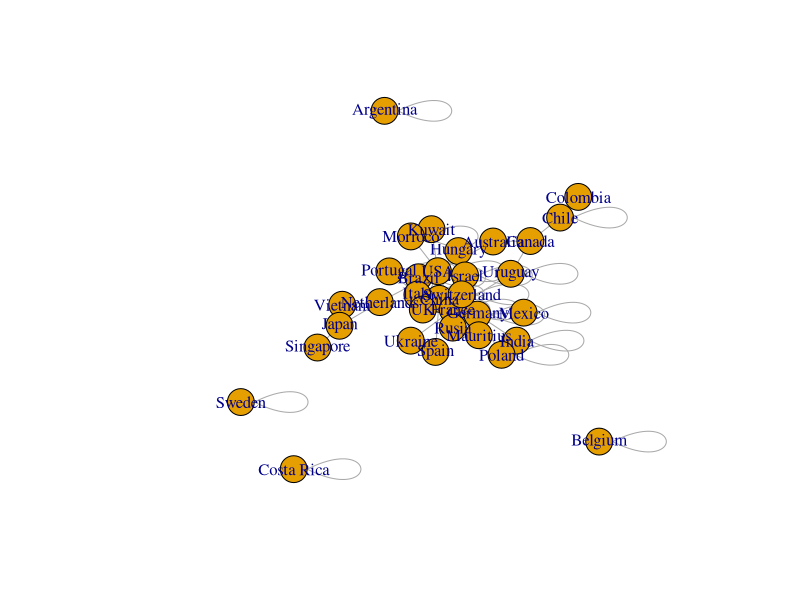
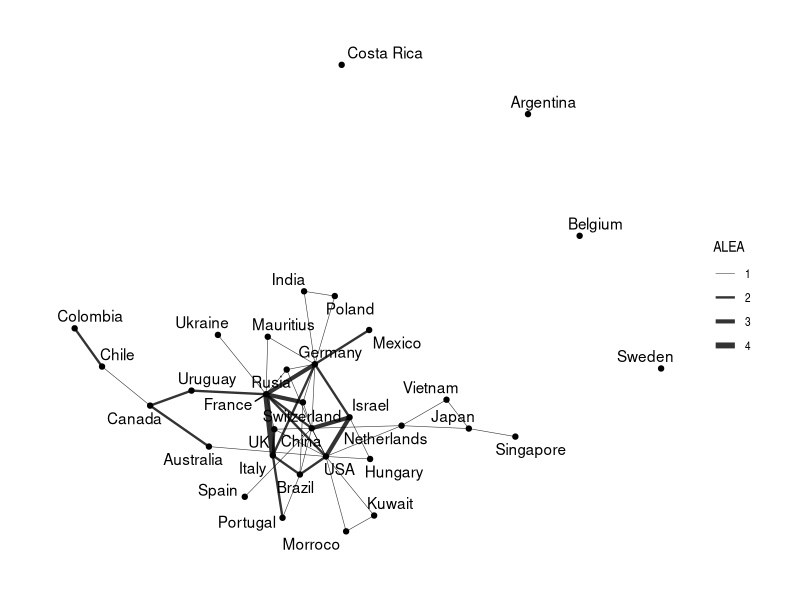
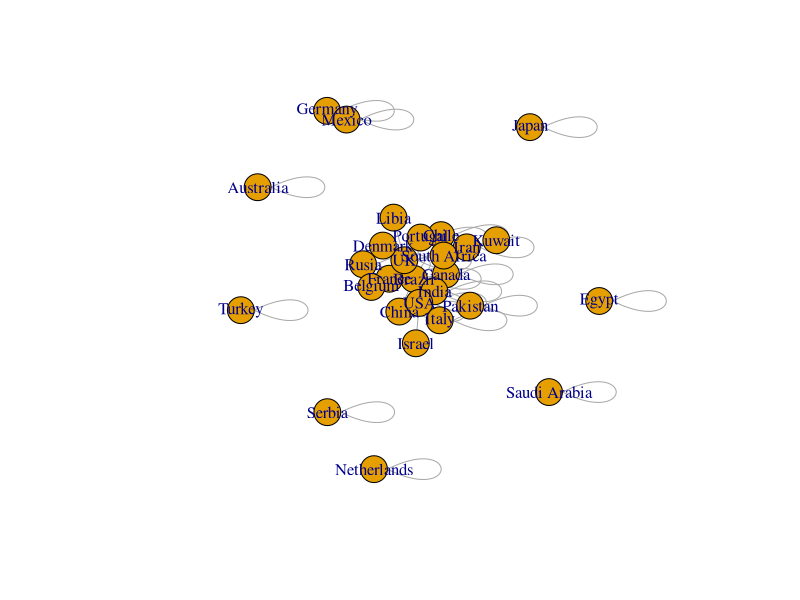
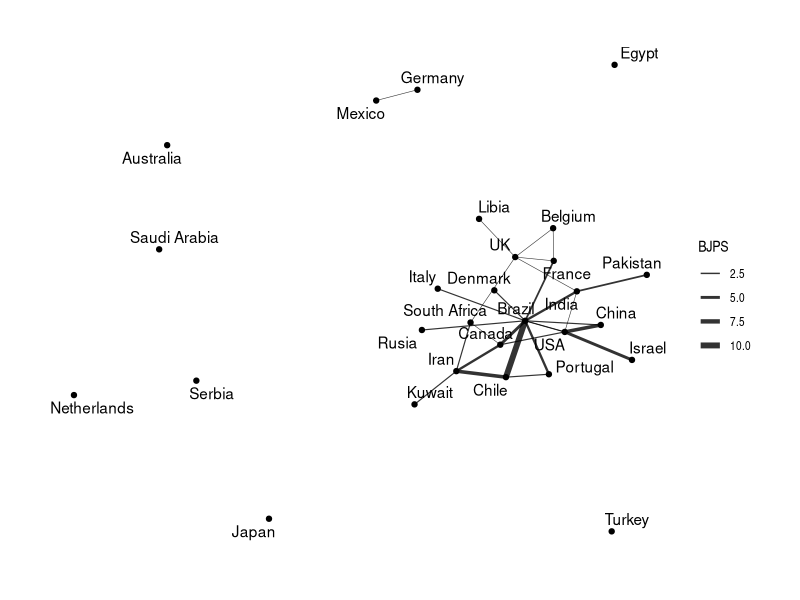
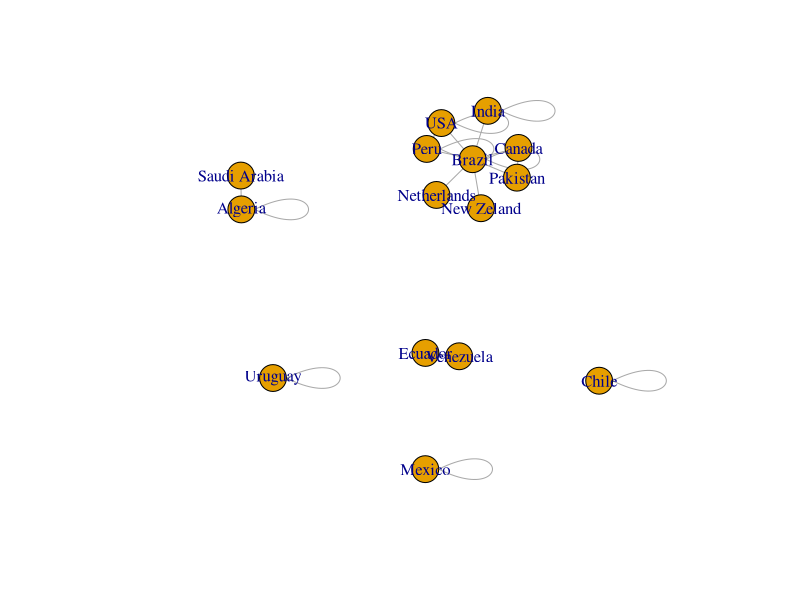
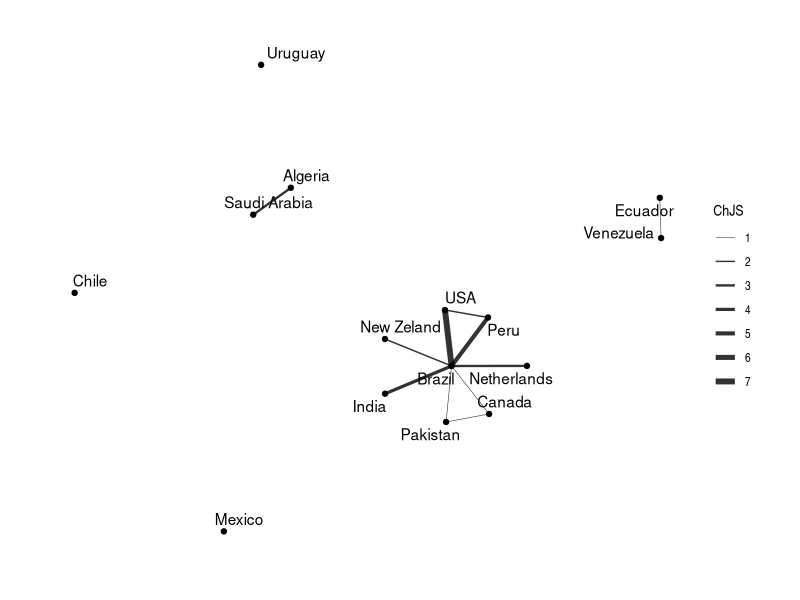
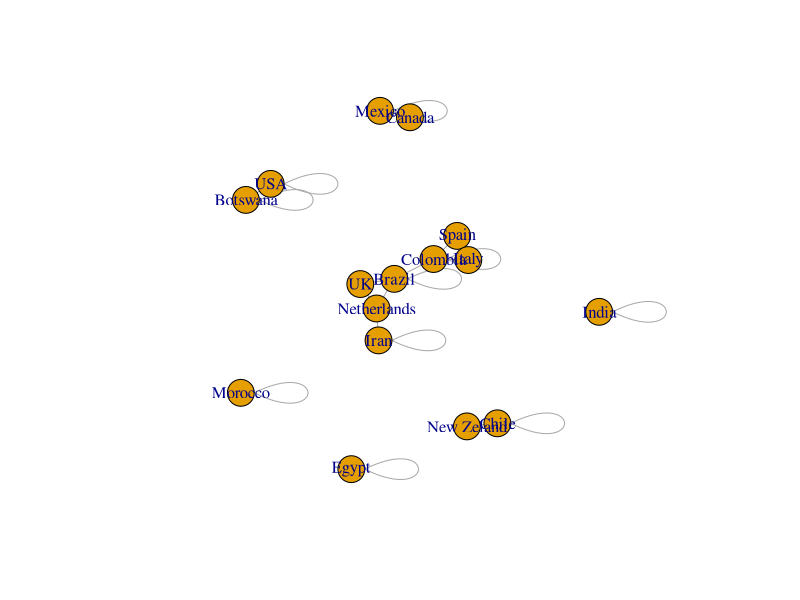
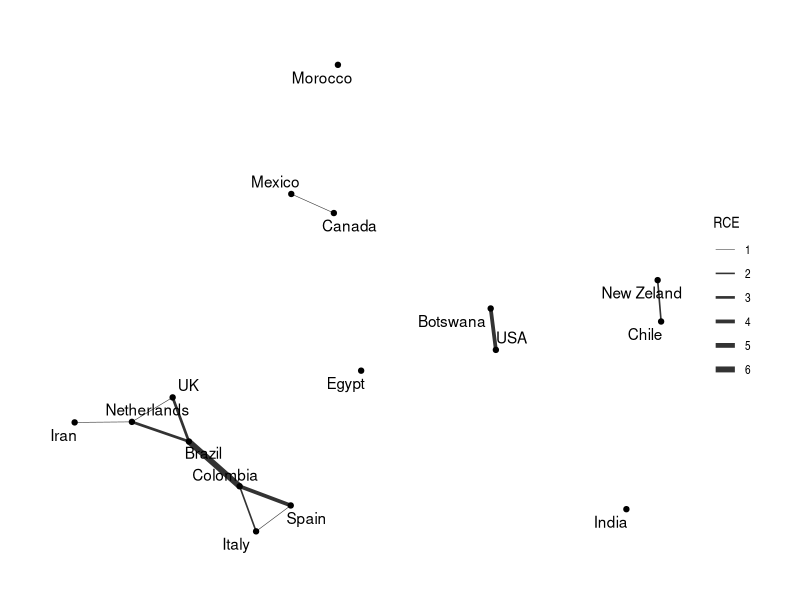

The R script that drew these images, in order:
# Librarires:
library(tidyverse)
library(igraph)
library(tidygraph)


ALEA <- read.csv("ALEA.csv", sep = ";")

#  Get distinct Author1 names
Author1 <- ALEA %>%
  distinct(Author1) %>%
  rename(label = Author1)
# Get distinct Author2 names
Author2 <- ALEA %>%
  distinct(Author2) %>%
  rename(label = Author2)
# Join the two data to create node
# Add unique ID for each country
nodes <- full_join(Author1, Author2, by = "label")
# Gets nodes for edges:
nodes <- nodes %>%
  mutate(id = 1:nrow(nodes)) %>%
  select(id, everything())
head(nodes, 3)

# Rename the Frequency column to weight
ALEA <- ALEA %>%
  rename(weight = Frequency)
# (a) Join nodes id for Author1 column
edges <- ALEA %>% 
  left_join(nodes, by = c("Author1" = "label")) %>% 
  rename(from = id)
# (b) Join nodes id for Author2 column
edges <- edges %>% 
  left_join(nodes, by = c("Author2" = "label")) %>% 
  rename(to = id)
# (c) Select/keep only the columns from and to
edges <- select(edges, from, to, weight)
head(edges, 3)

# Create an igraph network object:
net.igraph <- graph_from_data_frame(
  d = edges, vertices = nodes, 
  directed = FALSE
)

# Create a network graph with igraph:
set.seed(123)
plot(net.igraph, edge.arrow.size = 0.2,
     layout = layout_with_graphopt)

# Create a network object using tidygraph:
net.tidy <- tbl_graph(
  nodes = nodes, edges = edges, directed = FALSE
)

# Visualize network using ggraph:
library(ggraph)
ggraph(net.tidy, layout = "graphopt") + 
  geom_node_point() +
  geom_edge_link(aes(width = weight), alpha = 0.8) + 
  scale_edge_width(range = c(0.2, 2)) +
  geom_node_text(aes(label = label), repel = TRUE) +
  labs(edge_width = "ALEA") +
  theme_graph()


BJPS <- read.csv("BJPS.csv", sep = ";")

#  Get distinct Author1 names
Author1 <- BJPS %>%
  distinct(Author1) %>%
  rename(label = Author1)
# Get distinct Author2 names
Author2 <- BJPS %>%
  distinct(Author2) %>%
  rename(label = Author2)
# Join the two data to create node
# Add unique ID for each country
nodes <- full_join(Author1, Author2, by = "label") 
nodes <- nodes %>%
  mutate(id = 1:nrow(nodes)) %>%
  select(id, everything())
head(nodes, 3)

# Rename the Frequency column to weight
BJPS <- BJPS %>%
  rename(weight = Frequency)
# (a) Join nodes id for Author1 column
edges <- BJPS %>% 
  left_join(nodes, by = c("Author1" = "label")) %>% 
  rename(from = id)
# (b) Join nodes id for Author2 column
edges <- edges %>% 
  left_join(nodes, by = c("Author2" = "label")) %>% 
  rename(to = id)
# (c) Select/keep only the columns from and to
edges <- select(edges, from, to, weight)
head(edges, 3)

# Create an igraph network object:
net.igraph <- graph_from_data_frame(
  d = edges, vertices = nodes, 
  directed = FALSE
)

# Create a network graph with igraph:
set.seed(123)
plot(net.igraph, edge.arrow.size = 0.2,
     layout = layout_with_graphopt)

# Create a network object using tidygraph:
net.tidy <- tbl_graph(
  nodes = nodes, edges = edges, directed = FALSE
)

# Visualize network using ggraph:
library(ggraph)
ggraph(net.tidy, layout = "graphopt") + 
  geom_node_point() +
  geom_edge_link(aes(width = weight), alpha = 0.8) + 
  scale_edge_width(range = c(0.2, 2)) +
  geom_node_text(aes(label = label), repel = TRUE) +
  labs(edge_width = "BJPS") +
  theme_graph()


ChJS <- read.csv("ChJS.csv", sep = ";")

#  Get distinct Author1 names
Author1 <- ChJS %>%
  distinct(Author1) %>%
  rename(label = Author1)
# Get distinct Author2 names
Author2 <- ChJS %>%
  distinct(Author2) %>%
  rename(label = Author2)
# Join the two data to create node
# Add unique ID for each country
nodes <- full_join(Author1, Author2, by = "label") 
nodes <- nodes %>%
  mutate(id = 1:nrow(nodes)) %>%
  select(id, everything())
head(nodes, 3)

# Rename the Frequency column to weight
ChJS <- ChJS %>%
  rename(weight = Frequency)
# (a) Join nodes id for Author1 column
edges <- ChJS %>% 
  left_join(nodes, by = c("Author1" = "label")) %>% 
  rename(from = id)
# (b) Join nodes id for Author2 column
edges <- edges %>% 
  left_join(nodes, by = c("Author2" = "label")) %>% 
  rename(to = id)
# (c) Select/keep only the columns from and to
edges <- select(edges, from, to, weight)
head(edges, 3)

# Create an igraph network object:
net.igraph <- graph_from_data_frame(
  d = edges, vertices = nodes, 
  directed = FALSE
)

# Create a network graph with igraph:
set.seed(123)
plot(net.igraph, edge.arrow.size = 0.2,
     layout = layout_with_graphopt)

# Create a network object using tidygraph:
net.tidy <- tbl_graph(
  nodes = nodes, edges = edges, directed = FALSE
)

# Visualize network using ggraph:
library(ggraph)
ggraph(net.tidy, layout = "graphopt") + 
  geom_node_point() +
  geom_edge_link(aes(width = weight), alpha = 0.8) + 
  scale_edge_width(range = c(0.2, 2)) +
  geom_node_text(aes(label = label), repel = TRUE) +
  labs(edge_width = "ChJS") +
  theme_graph()


RCE <- read.csv("RCE.csv", sep = ";")

#  Get distinct Author1 names
Author1 <- RCE %>%
  distinct(Author1) %>%
  rename(label = Author1)
# Get distinct Author2 names
Author2 <- RCE %>%
  distinct(Author2) %>%
  rename(label = Author2)
# Join the two data to create node
# Add unique ID for each country
nodes <- full_join(Author1, Author2, by = "label") 
nodes <- nodes %>%
  mutate(id = 1:nrow(nodes)) %>%
  select(id, everything())
head(nodes, 3)

# Rename the Frequency column to weight
RCE <- RCE %>%
  rename(weight = Frequency)
# (a) Join nodes id for Author1 column
edges <- RCE %>% 
  left_join(nodes, by = c("Author1" = "label")) %>% 
  rename(from = id)
# (b) Join nodes id for Author2 column
edges <- edges %>% 
  left_join(nodes, by = c("Author2" = "label")) %>% 
  rename(to = id)
# (c) Select/keep only the columns from and to
edges <- select(edges, from, to, weight)
head(edges, 3)

# Create an igraph network object:
net.igraph <- graph_from_data_frame(
  d = edges, vertices = nodes, 
  directed = FALSE
)

# Create a network graph with igraph:
set.seed(123)
plot(net.igraph, edge.arrow.size = 0.2,
     layout = layout_with_graphopt)

# Create a network object using tidygraph:
net.tidy <- tbl_graph(
  nodes = nodes, edges = edges, directed = FALSE
)

# Visualize network using ggraph:
library(ggraph)
ggraph(net.tidy, layout = "graphopt") + 
  geom_node_point() +
  geom_edge_link(aes(width = weight), alpha = 0.8) + 
  scale_edge_width(range = c(0.2, 2)) +
  geom_node_text(aes(label = label), repel = TRUE) +
  labs(edge_width = "RCE") +
  theme_graph()


RIO <- read.csv("RIO.csv", sep = ";")

#  Get distinct Author1 names
Author1 <- RIO %>%
  distinct(Author1) %>%
  rename(label = Author1)
# Get distinct Author2 names
Author2 <- RIO %>%
  distinct(Author2) %>%
  rename(label = Author2)
# Join the two data to create node
# Add unique ID for each country
nodes <- full_join(Author1, Author2, by = "label") 
nodes <- nodes %>%
  mutate(id = 1:nrow(nodes)) %>%
  select(id, everything())
head(nodes, 3)

# Rename the Frequency column to weight
RIO <- RIO %>%
  rename(weight = Frequency)
# (a) Join nodes id for Author1 column
edges <- RIO %>% 
  left_join(nodes, by = c("Author1" = "label")) %>% 
  rename(from = id)
# (b) Join nodes id for Author2 column
edges <- edges %>% 
  left_join(nodes, by = c("Author2" = "label")) %>% 
  rename(to = id)
# (c) Select/keep only the columns from and to
edges <- select(edges, from, to, weight)
head(edges, 3)

# Create an igraph network object:
net.igraph <- graph_from_data_frame(
  d = edges, vertices = nodes, 
  directed = FALSE
)

# Create a network graph with igraph:
set.seed(123)
plot(net.igraph, edge.arrow.size = 0.2,
     layout = layout_with_graphopt)

# Create a network object using tidygraph:
net.tidy <- tbl_graph(
  nodes = nodes, edges = edges, directed = FALSE
)

# Visualize network using ggraph:
library(ggraph)
ggraph(net.tidy, layout = "graphopt") + 
  geom_node_point() +
  geom_edge_link(aes(width = weight), alpha = 0.8) + 
  scale_edge_width(range = c(0.2, 2)) +
  geom_node_text(aes(label = label), repel = TRUE) +
  labs(edge_width = "RIO") +
  theme_graph()
